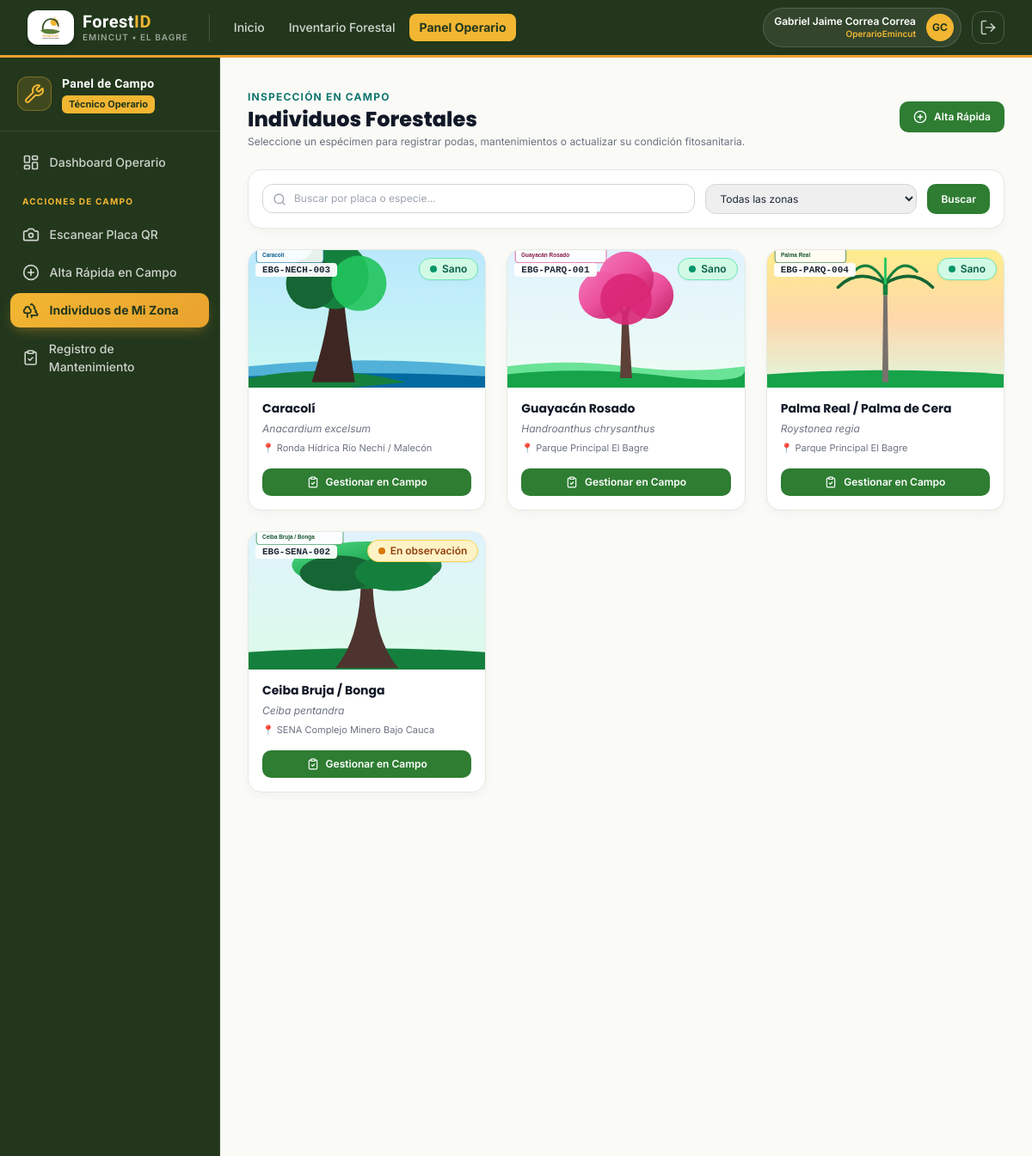
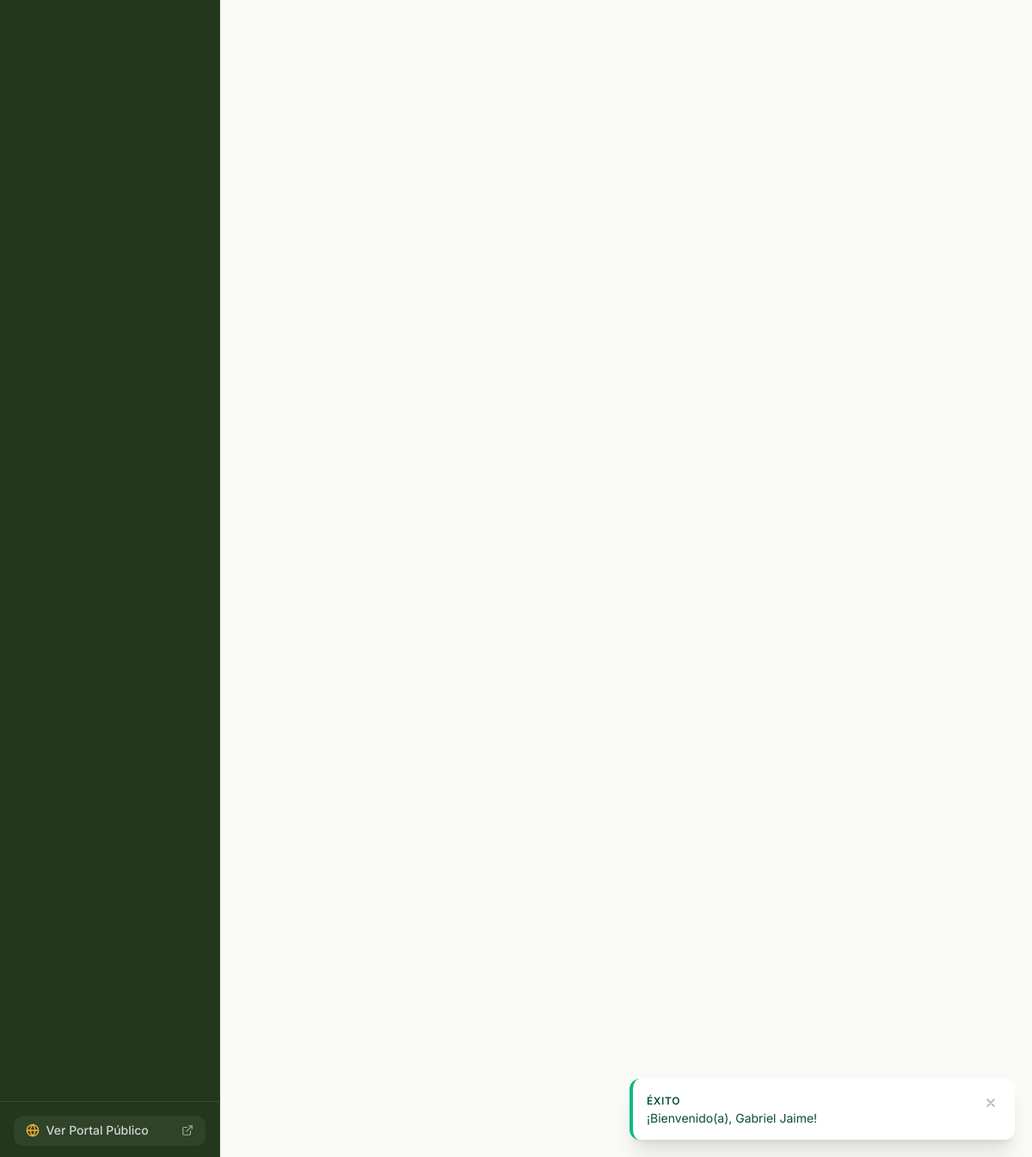
The page /operario/individuos/index.php (signed in) on the database its author committed (2 pictures, top to bottom).
### tables this page shows
CREATE TABLE `individuos_forestales` (
    `id_individuo` CHAR(36) NOT NULL DEFAULT (UUID()),
    `codigo_placa` VARCHAR(30) NOT NULL UNIQUE COMMENT 'Serie numérica física de la placa QR (ej. 448)',
    `id_zona` CHAR(36) NOT NULL,
    `nombre_comun` VARCHAR(150) NOT NULL,
    `nombre_cientifico` VARCHAR(150) NOT NULL,
    `familia_botanica` VARCHAR(100) NOT NULL,
    `tipo_individuo` ENUM('Árbol', 'Palma', 'Arbusto', 'Planta ornamental') NOT NULL DEFAULT 'Árbol',
    `fecha_siembra` DATE NULL,
    `latitud` DECIMAL(10,7) NOT NULL,
    `longitud` DECIMAL(10,7) NOT NULL,
    `dap_cm` DECIMAL(6,2) NOT NULL COMMENT 'Diámetro a la Altura del Pecho en centímetros (a 1.30 m)',
    `altura_total_m` DECIMAL(5,2) NOT NULL COMMENT 'Altura total estimada en metros',
    `diametro_copa_m` DECIMAL(5,2) NOT NULL COMMENT 'Diámetro promedio de copa en metros',
    `foto_principal_url` VARCHAR(255) NULL,
    `descripcion_general` TEXT NULL,
    `id_estado_fitosanitario_actual` CHAR(36) NULL COMMENT 'Referencia al último estado registrado',
    `qr_url` VARCHAR(255) NULL COMMENT 'Ruta relativa de la imagen QR generada',
    `registrado_por` CHAR(36) NOT NULL,
    `estado_registro` TINYINT(1) NOT NULL DEFAULT 1 COMMENT '1: Activo, 0: Dado de baja lógica',
    `fecha_registro` DATETIME NOT NULL DEFAULT CURRENT_TIMESTAMP,
    `fecha_actualizacion` DATETIME NOT NULL DEFAULT CURRENT_TIMESTAMP ON UPDATE CURRENT_TIMESTAMP,
    PRIMARY KEY (`id_individuo`),
    CONSTRAINT `fk_indiv_zonas` FOREIGN KEY (`id_zona`) REFERENCES `zonas` (`id_zona`) ON UPDATE CASCADE ON DELETE RESTRICT,
    CONSTRAINT `fk_indiv_usuarios` FOREIGN KEY (`registrado_por`) REFERENCES `usuarios` (`id_usuario`) ON UPDATE CASCADE ON DELETE RESTRICT,
    INDEX `idx_indiv_codigo_placa` (`codigo_placa`),
    INDEX `idx_indiv_zona` (`id_zona`),
    INDEX `idx_indiv_especie` (`nombre_comun`, `nombre_cientifico`),
    INDEX `idx_indiv_coords` (`latitud`, `longitud`)
);

CREATE TABLE `zonas` (
    `id_zona` CHAR(36) NOT NULL DEFAULT (UUID()),
    `nombre_zona` VARCHAR(100) NOT NULL,
    `descripcion` VARCHAR(255) NULL,
    `municipio` VARCHAR(100) NOT NULL DEFAULT 'El Bagre',
    `departamento` VARCHAR(100) NOT NULL DEFAULT 'Antioquia',
    `latitud_referencia` DECIMAL(10,7) NULL,
    `longitud_referencia` DECIMAL(10,7) NULL,
    `estado` TINYINT(1) NOT NULL DEFAULT 1 COMMENT '1: Activa, 0: Inactiva',
    `fecha_creacion` DATETIME NOT NULL DEFAULT CURRENT_TIMESTAMP,
    PRIMARY KEY (`id_zona`),
    INDEX `idx_zonas_municipio` (`municipio`)
);

### includes/auth_check.php (called while the page is built, shortened)
<?php
require_once __DIR__ . '/funciones.php';
function obtener_rol_actual(): ?string {
    return $_SESSION['usuario']['nombre_rol'] ?? null;
}
function es_admin(): bool {
    return obtener_rol_actual() === 'AdminEmincut';
}

### operario/individuos/index.php (the view, shortened to what this page needs)
<?php
require_once __DIR__ . '/../../includes/funciones.php';
require_once __DIR__ . '/../../includes/auth_check.php';
$pdo = getDBConnection();
$q = sanear($_GET['q'] ?? '');
$where = ["i.estado_registro = 1"];
$params = [];
$where_sql = implode(' AND ', $where);
$stmt = $pdo->prepare("
    SELECT i.*, z.nombre_zona, e.estado AS estado_salud
    FROM `individuos_forestales` i
    INNER JOIN `zonas` z ON i.id_zona = z.id_zona
    LEFT JOIN `estados_fitosanitarios` e ON i.id_estado_fitosanitario_actual = e.id_estado
    WHERE {$where_sql}
    ORDER BY i.codigo_placa ASC
");
$stmt->execute($params);
$individuos = $stmt->fetchAll();
require_once __DIR__ . '/../../includes/header.php';
require_once __DIR__ . '/../../includes/navbar.php';
?>
<div class="flex-1 flex flex-col md:flex-row">
    <?php
    if (es_admin()) {
        require_once __DIR__ . '/../../includes/sidebar_admin.php';
    } else {
        require_once __DIR__ . '/../../includes/sidebar_operario.php';
    }
    ?>
    <main class="flex-1 p-6 sm:p-8 space-y-6 overflow-y-auto">
        <div class="flex flex-col sm:flex-row items-start sm:items-center justify-between gap-4">
            <div>
                <span class="text-xs font-bold text-teal-700 uppercase tracking-widest">Inspección en Campo</span>
                <h1 class="font-heading font-extrabold text-2xl text-gray-900">Individuos Forestales</h1>
                <p class="text-xs text-gray-500 mt-0.5">
                    Seleccione un espécimen para registrar podas, mantenimientos o actualizar su condición fitosanitaria.
                </p>
            </div>
            <a href="<?= BASE_URL ?>operario/registrar_individuo.php" class="btn-forest-primary text-xs py-2.5 px-4">
                <i data-lucide="plus-circle" class="w-4 h-4"></i> Alta Rápida
            </a>
        </div>
        <div class="forest-card p-4">
            <form method="GET" action="index.php" class="flex flex-col sm:flex-row gap-3">
                <div class="relative flex-1">
                    <div class="absolute inset-y-0 left-0 pl-3 flex items-center pointer-events-none text-gray-400">
                    </div>
                    <input type="text" name="q" value="<?= htmlspecialchars($q) ?>" placeholder="Buscar por placa o especie..." class="w-full pl-9 pr-3 py-2 border border-gray-300 rounded-xl text-xs outline-none focus:ring-2 focus:ring-emerald-600">
                </div>
                <select name="zona" class="py-2 px-3 border border-gray-300 rounded-xl text-xs outline-none">
                    <option value="">Todas las zonas</option>
                </select>
                <button type="submit" class="btn-forest-primary text-xs py-2 px-4">Buscar</button>
            </form>
        </div>
        <div class="grid grid-cols-1 sm:grid-cols-2 lg:grid-cols-3 gap-6">
            <?php foreach ($individuos as $arbol):
                $foto = !empty($arbol['foto_principal_url']) ? BASE_URL . $arbol['foto_principal_url'] : BASE_URL . 'assets/img/guayacan_rosado.svg';
            ?>
                <div class="forest-card overflow-hidden flex flex-col justify-between">
                    <div>
                        <div class="h-40 bg-gray-100 relative">
                            <img src="<?= htmlspecialchars($foto) ?>" alt="Foto" class="w-full h-full object-cover">
                            <div class="absolute top-2 left-2">
                                <span class="bg-white/95 px-2 py-0.5 rounded text-[11px] font-mono font-bold shadow-xs">
                                    <?= htmlspecialchars($arbol['codigo_placa']) ?>
                                </span>
                            </div>
                            <div class="absolute top-2 right-2">
                                <?= obtener_badge_estado($arbol['estado_salud'] ?? 'Sano') ?>
                            </div>
                        </div>
                        <div class="p-4 space-y-1.5">
                            <h3 class="font-heading font-bold text-sm text-gray-900 leading-tight">
                                <?= htmlspecialchars($arbol['nombre_comun']) ?>
                            </h3>
                            <p class="text-xs text-gray-500 italic"><?= htmlspecialchars($arbol['nombre_cientifico']) ?></p>
                            <span class="block text-[11px] text-gray-500">📍 <?= htmlspecialchars($arbol['nombre_zona']) ?></span>
                        </div>
                    </div>
                    <div class="p-4 pt-0">
                        <a href="<?= BASE_URL ?>operario/individuos/detalle.php?id=<?= $arbol['id_individuo'] ?>" class="btn-forest-primary text-xs py-2 w-full justify-center">
                            <i data-lucide="clipboard-check" class="w-3.5 h-3.5"></i> Gestionar en Campo
                        </a>
                    </div>
                </div>
            <?php endforeach; ?>
        </div>
    </main>
</div>
<?php require_once __DIR__ . '/../../includes/footer.php'; ?>

### includes/funciones.php (shortened to what this page needs)
<?php
function sanear($dato) {
    $texto = str_replace("\0", '', (string)$dato);
    return trim($texto);
}
function obtener_badge_estado(string $estado): string {
    $estado = trim($estado);
    switch ($estado) {
        case 'Sano':
            return '<span class="inline-flex items-center gap-1.5 px-3 py-1 rounded-full text-xs font-semibold bg-emerald-100 text-emerald-800 border border-emerald-300 shadow-sm">
                        <span class="w-2 h-2 rounded-full bg-emerald-600"></span> Sano
                    </span>';
        case 'En observación':
            return '<span class="inline-flex items-center gap-1.5 px-3 py-1 rounded-full text-xs font-semibold bg-amber-100 text-amber-800 border border-amber-300 shadow-sm">
                        <span class="w-2 h-2 rounded-full bg-amber-600 animate-pulse"></span> En observación
                    </span>';
    }
}
function get_flash(): ?array {
    if (isset($_SESSION['flash_msg'])) {
        $flash = $_SESSION['flash_msg'];
        return $flash;
    }
    return null;
}
function render_flash(): string {
    $flash = get_flash();
    $tipo = $flash['tipo'];
    $mensaje = htmlspecialchars($flash['mensaje']);
    $estilos = [
        'success' => ['bg' => 'bg-emerald-50 border-emerald-500 text-emerald-900', 'icon' => 'check-circle', 'badge' => 'Éxito'],
        'error'   => ['bg' => 'bg-rose-50 border-rose-500 text-rose-900', 'icon' => 'alert-circle', 'badge' => 'Error'],
        'warning' => ['bg' => 'bg-amber-50 border-amber-500 text-amber-900', 'icon' => 'alert-triangle', 'badge' => 'Atención'],
        'info'    => ['bg' => 'bg-sky-50 border-sky-500 text-sky-900', 'icon' => 'info', 'badge' => 'Información']
    ];
    $cfg = $estilos[$tipo] ?? $estilos['info'];
    return "
    <div id='flash-toast' class='fixed bottom-5 right-5 z-50 max-w-md w-full bg-white border-l-4 {$cfg['bg']} p-4 rounded-xl shadow-xl transition-all duration-300 transform translate-y-0 opacity-100 flex items-start justify-between'>
        <div class='flex items-start gap-3'>
            <div class='mt-0.5 font-bold text-sm'>
                <span class='block font-semibold uppercase tracking-wider text-xs'>{$cfg['badge']}</span>
                <p class='font-normal text-sm mt-0.5 leading-snug'>{$mensaje}</p>
            </div>
        </div>
        <button onclick=\"document.getElementById('flash-toast').remove()\" class='text-gray-400 hover:text-gray-600 p-1'>
            <svg class='w-4 h-4' fill='none' stroke='currentColor' viewBox='0 0 24 24'><path stroke-linecap='round' stroke-linejoin='round' stroke-width='2' d='M6 18L18 6M6 6l12 12'/></svg>
        </button>
    </div>
    <script>
        setTimeout(() => {
            const toast = document.getElementById('flash-toast');
            if (toast) {
                toast.classList.add('opacity-0', 'translate-y-4');
                setTimeout(() => toast.remove(), 400);
            }
        }, 5000);
    </script>
    ";
}

### assets/css/custom.css (style rules this page uses)
:root { --color-primary-dark: #1B5E20; --color-primary: #2E7D32; --color-primary-light: #4CAF50; --color-surface-soft: #E8F5E9; --color-surface-bg: #FAFAF7; --color-earth: #6D4C41; --color-text-main: #1F2937; }
body { background-color: var(--color-surface-bg); color: var(--color-text-main); font-family: 'Inter', -apple-system, BlinkMacSystemFont, "Segoe UI", Roboto, sans-serif; -webkit-font-smoothing: antialiased; }
h1, h2, h3, h4, h5, h6, .font-heading { font-family: 'Poppins', 'Inter', sans-serif; }
.forest-card { background: #FFFFFF; border: 1px solid #E5E9E2; border-radius: 1rem; box-shadow: 0 4px 12px -2px rgba(27, 94, 32, 0.05); transition: all 0.2s cubic-bezier(0.4, 0, 0.2, 1); }
.btn-forest-primary { background-color: #2E7D32; color: #FFFFFF; font-weight: 600; padding: 0.625rem 1.25rem; border-radius: 0.625rem; display: inline-flex; align-items: center; justify-content: center; gap: 0.5rem; transition: all 0.15s ease-in-out; }

### assets/css/emincut.css (style rules this page uses)
:root { --emi-verde: #5B7C3A; --emi-verde-claro: #7A9B54; --emi-verde-suave: #EDF2E5; --emi-verde-oscuro: #35502B; --emi-verde-noche: #22371C; --emi-ambar: #E9A22E; --emi-amarillo: #F2B632; --emi-amarillo-suave:#FBEFD4; --emi-blanco: #FFFFFF; --emi-hueso: #FBFAF6; --emi-tinta: #23291F; --emi-tinta-suave: #5C6455; }

### rows shown on the page
individuos_forestales: foto_principal_url (picture), codigo_placa "EBG-NECH-003", shows "Sano", nombre_comun "Caracolí", nombre_cientifico "Anacardium excelsum", id_zona.nombre_zona "Ronda Hídrica Río Nechí / Malecón"
individuos_forestales: foto_principal_url (picture), codigo_placa "EBG-PARQ-001", shows "Sano", nombre_comun "Guayacán Rosado", nombre_cientifico "Handroanthus chrysanthus", id_zona.nombre_zona "Parque Principal El Bagre"
individuos_forestales: foto_principal_url (picture), codigo_placa "EBG-PARQ-004", shows "Sano", nombre_comun "Palma Real / Palma de Cera", nombre_cientifico "Roystonea regia", id_zona.nombre_zona "Parque Principal El Bagre"
individuos_forestales: foto_principal_url (picture), codigo_placa "EBG-SENA-002", shows "En observación", nombre_comun "Ceiba Bruja / Bonga", nombre_cientifico "Ceiba pentandra", id_zona.nombre_zona "SENA Complejo Minero Bajo Cauca"

### other values the page prints
$cfg['badge'] "ÉXITO"
$mensaje "¡Bienvenido(a), Gabriel Jaime!"
$usuario_actual['nombres'] . ' ' . $usuario_actual['apellidos'] "Gabriel Jaime Correa Correa"
$usuario_actual['nombre_rol'] "OperarioEmincut"
